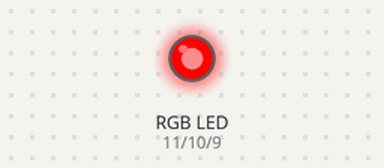
Recording of a sketch running on a simulated Arduino Uno, built with avr-gcc and run on an emulated ATmega328P. On the bench: an RGB LED mixed from three pins (HIGH = lit).

Above: at 0.5 s.
At 1.5 s:
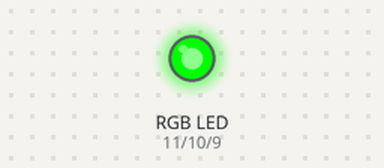
At 5.5 s:
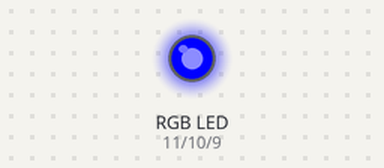
Timing chart, 0 to 6.9 s (numbered marks = the images above):
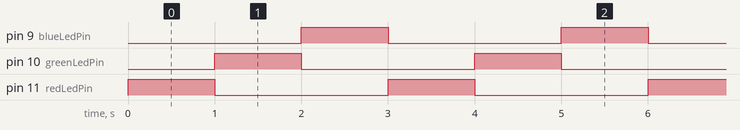

Measured:
- by itself, pin 9 (blueLedPin), pin 10 (greenLedPin), pin 11 (redLedPin): alternates HIGH for 1.0 s and LOW for 2.0 s
- by itself, everything shown: repeats every 3.0 s, in 3 steps

The sketch:

6_rgb_led.ino
```cpp
// (licence header left out)
// rgb led connections
// red, green, blue = pins 11, 10, 9 respectively
const int redLedPin = 11;
const int greenLedPin = 10;
const int blueLedPin = 9;

void setup()
{
  // setup the led pins as OUTPUT
  pinMode(redLedPin, OUTPUT);
  pinMode(greenLedPin, OUTPUT);
  pinMode(blueLedPin, OUTPUT);
}

void loop()
{
  // call the red color function and then delay
  colorRed();
  delay(1000);

  // call the green color function and then delay
  colorGreen();
  delay(1000);

  // call the blue color function and then delay
  colorBlue();
  delay(1000);
}

// add your color functions here
void colorRed() {
  setLedColor(255, 0, 0);
}

void colorGreen() {
  setLedColor(0, 255, 0);
}

void colorBlue() {
  setLedColor(0, 0, 255);
}

// function to set the led color based on the passed in rgb value
void setLedColor(int red, int green, int blue) {
  analogWrite(redLedPin, red);
  analogWrite(greenLedPin, green);
  analogWrite(blueLedPin, blue);
}
```
